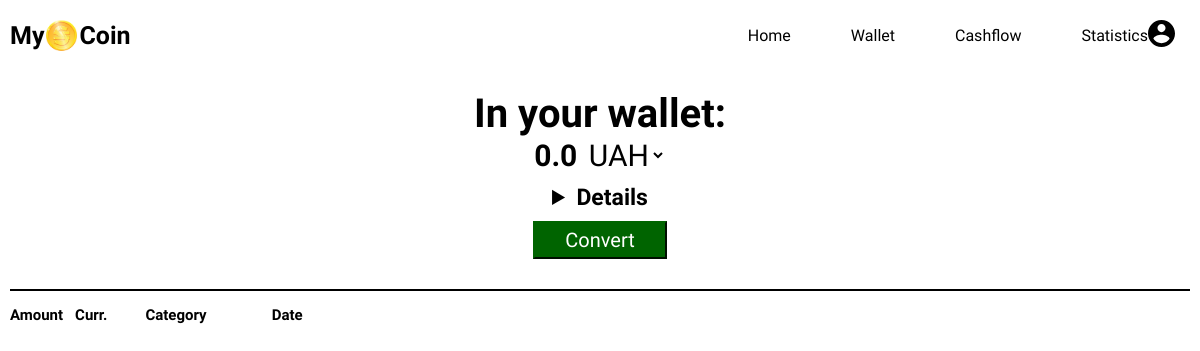
Page /wallet (signed in) on the earlier database version.
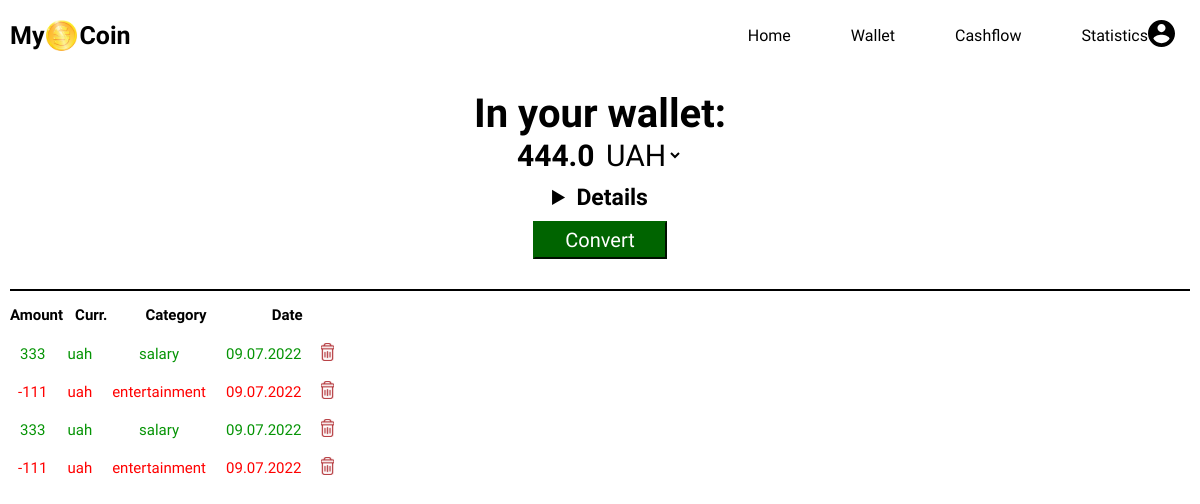
Same page on the later database version.
### tables this page shows
CREATE TABLE cashflow(    
      id INTEGER PRIMARY KEY AUTOINCREMENT NOT NULL ,
      cashflow_id INTEGER NOT NULL ,     
      type TEXT NOT NULL,
      count INTEGER,
      currency TEXT NOT NULL,
      category TEXT NOT NULL,
      daytime  DATETIME NOT NULL DEFAULT CURRENT_TIMESTAMP ,
      FOREIGN KEY(cashflow_id) REFERENCES users(id)
);

### app.py (the view)
@app.route("/wallet", methods=["GET", "POST"])
@login_required
def wallet():
    if request.method == "POST":
        uah_income = db.execute("SELECT sum(count) FROM cashflow WHERE type = 'income' and cashflow_id = ? and currency = 'uah'", session["user_id"])[0]["sum(count)"]
        usd_income = db.execute("SELECT sum(count) FROM cashflow WHERE type = 'income' and cashflow_id = ? and currency = 'usd'", session["user_id"])[0]["sum(count)"]
        eur_income = db.execute("SELECT sum(count) FROM cashflow WHERE type = 'income' and cashflow_id = ? and currency = 'eur'", session["user_id"])[0]["sum(count)"]
        uah_expence = db.execute("SELECT sum(count) FROM cashflow WHERE type = 'expense' and cashflow_id = ? and currency = 'uah'", session["user_id"])[0]["sum(count)"]
        usd_expence = db.execute("SELECT sum(count) FROM cashflow WHERE type = 'expense' and cashflow_id = ? and currency = 'usd'", session["user_id"])[0]["sum(count)"]
        eur_expence = db.execute("SELECT sum(count) FROM cashflow WHERE type = 'expense' and cashflow_id = ? and currency = 'eur'", session["user_id"])[0]["sum(count)"]
        if uah_income is None:
            uah_income = 0
        if usd_income is None:
            usd_income = 0
        if eur_income is None:
            eur_income = 0
        if uah_expence is None:
            uah_expence = 0
        if usd_expence is None:
            usd_expence = 0
        if eur_expence is None:
            eur_expence = 0
        cash_uah = uah_income - uah_expence
        cash_usd = usd_income - usd_expence
        cash_eur = eur_income - eur_expence
        currency = request.form.get("currency")
        if currency == "UAH":
            usd_to_uah = exchange_rate["usd_to_uah"]
            eur_to_uah = exchange_rate["eur_to_uah"]
            cash_usd_in_uah = int(cash_usd) * usd_to_uah
            cash_usd_in_uah = float(round(cash_usd_in_uah, 2))
            cash_eur_in_uah = int(cash_eur) * eur_to_uah
            cash_eur_in_uah = float(round(cash_eur_in_uah, 2))
            cash_uah = float(round(cash_uah, 2))
            money = cash_usd_in_uah + cash_eur_in_uah + float(cash_uah)
        elif currency == "USD":
            uah_to_usd = exchange_rate["uah_to_usd"]
            eur_to_usd = exchange_rate["eur_to_usd"]
            cash_uah_in_usd = int(cash_uah) * uah_to_usd
            cash_uah_in_usd = float(round(cash_uah_in_usd, 2))
            cash_eur_in_usd = int(cash_eur) * eur_to_usd
            cash_eur_in_usd = float(round(cash_eur_in_usd, 2))
            cash_usd = str(round(cash_usd, 2))
            money = cash_uah_in_usd + cash_eur_in_usd + float(cash_usd)
        else:
            usd_to_eur = exchange_rate["usd_to_eur"]
            uah_to_eur = exchange_rate["uah_to_eur"]
            cash_usd_in_eur = int(cash_usd) * usd_to_eur
            cash_usd_in_eur = float(round(cash_usd_in_eur, 2))
            cash_uah_in_eur = int(cash_uah) * uah_to_eur
            cash_uah_in_eur = float(round(cash_uah_in_eur, 2))
            cash_eur = float(round(cash_eur, 2))
            money = cash_usd_in_eur + cash_uah_in_eur + float(cash_eur)
        my_coin = db.execute("SELECT id,count,currency,category,strftime('%d.%m.%Y',daytime) FROM cashflow WHERE cashflow_id = ?", session["user_id"])
        name = db.execute("SELECT username FROM users WHERE id = ?", session["user_id"])
        try:
            return render_template("wallet.html", my_coin = my_coin,name = name[0]["username"],money = money,cash_uah = cash_uah,cash_usd = cash_usd,cash_eur =cash_eur,uah_income = uah_income,usd_income = usd_income,eur_income= eur_income,uah_expence =uah_expence,usd_expence = usd_expence, eur_expence = eur_expence)
        except TypeError:
            render_template("emptywallet.html",name = name[0]["username"])
    else:
        uah_income = db.execute("SELECT sum(count) FROM cashflow WHERE type = 'income' and cashflow_id = ? and currency = 'uah'", session["user_id"])[0]["sum(count)"]
        usd_income = db.execute("SELECT sum(count) FROM cashflow WHERE type = 'income' and cashflow_id = ? and currency = 'usd'", session["user_id"])[0]["sum(count)"]
        eur_income = db.execute("SELECT sum(count) FROM cashflow WHERE type = 'income' and cashflow_id = ? and currency = 'eur'", session["user_id"])[0]["sum(count)"]
        uah_expence = db.execute("SELECT sum(count) FROM cashflow WHERE type = 'expense' and cashflow_id = ? and currency = 'uah'", session["user_id"])[0]["sum(count)"]
        usd_expence = db.execute("SELECT sum(count) FROM cashflow WHERE type = 'expense' and cashflow_id = ? and currency = 'usd'", session["user_id"])[0]["sum(count)"]
        eur_expence = db.execute("SELECT sum(count) FROM cashflow WHERE type = 'expense' and cashflow_id = ? and currency = 'eur'", session["user_id"])[0]["sum(count)"]
        if uah_income is None:
            uah_income = 0
        if usd_income is None:
            usd_income = 0
        if eur_income is None:
            eur_income = 0
        if uah_expence is None:
            uah_expence = 0
        if usd_expence is None:
            usd_expence = 0
        if eur_expence is None:
            eur_expence = 0
        cash_uah = uah_income - uah_expence
        cash_usd = usd_income - usd_expence
        cash_eur = eur_income - eur_expence
        usd_to_uah = exchange_rate["usd_to_uah"]
        eur_to_uah = exchange_rate["eur_to_uah"]
        cash_usd_in_uah = int(cash_usd) * usd_to_uah
        cash_usd_in_uah = float(round(cash_usd_in_uah, 2))
        cash_eur_in_uah = int(cash_eur) * eur_to_uah
        cash_eur_in_uah = float(round(cash_eur_in_uah, 2))
        cash_uah = float(round(cash_uah, 2))
        money = cash_usd_in_uah + cash_eur_in_uah + float(cash_uah)
        my_coin = db.execute("SELECT id,type,count,currency,category,strftime('%d.%m.%Y',daytime) FROM cashflow WHERE cashflow_id = ?", session["user_id"])
        name = db.execute("SELECT username FROM users WHERE id = ?", session["user_id"])
        try:
            return render_template("wallet.html", my_coin = my_coin,name = name[0]["username"],money = money)
        except TypeError:
            render_template("emptywallet.html",name = name[0]["username"])

### app.py (called while the page is built)
@app.after_request
def after_request(response):
    response.headers["Cache-Control"] = "no-cache, no-store, must-revalidate"
    response.headers["Expires"] = 0
    response.headers["Pragma"] = "no-cache"
    return response

### helpers.py (called while the page is built)
def login_required(f):
    @wraps(f)
    def decorated_function(*args, **kwargs):
        if session.get("user_id") is None:
            return redirect("/login")
        return f(*args, **kwargs)
    return decorated_function

### templates/wallet.html (shortened to what this page needs)
{% extends "index.html" %}
{% block main %}
    <form class="wallet-page" action="/wallet" method="post">
        <div class="money-in-wallet">
            <label class="in-your-wallet"><span class="in-your-wallet-title">In your wallet:</span><br>{{money}}
                <select name="currency" id="currency">
                    <option id="currency-value" value="UAH">UAH</option>
                    </select>
            </label>
            <div class="wallet-description">
                    <details>
                        <summary class="wallet-details-title">Details</summary>
                    </details>
            </div>
                <button class="wallet-convert-button" type="submit">Convert</button>
        </div>
    </form>
    <hr class="wallet-upper-line">
    <div class="wallet-history-title">
        <h3>Amount</h3>
        <h3 class="wallet-currency">Curr.</h3>
        <h3 class="wallet-category">Category</h3>
        <h3>Date</h3>
    </div>
    <form class="wallet-page-history" action="/wallet" method="get">
        <table id="tabula" class="table table-dark table-sm" >
            {% for coin in my_coin %}
                {% if coin["type"] == 'expense' %}
                <tr class="wallet-history-description-expense">
                    <td class="wallet-history">-{{coin["count"]}}</td>
                    <td class="wallet-history">{{coin["currency"]}}</td>
                    <td class="wallet-history">{{coin["category"]}}</td>
                    <td class="wallet-history">{{coin["strftime('%d.%m.%Y',daytime)"]}}</td>
                    <td class="wallet-history"><a href="{{ url_for('delete', deleted_id = coin["id"]) }}"</a><img class="trash-icon" src="../static/img/trash-icon.svg" alt="delete button"></button></td>
                </tr>
                {% else %}
                <tr class="wallet-history-description-income">
                    <td class="wallet-history">{{coin["count"]}}</td>
                    <td class="wallet-history">{{coin["currency"]}}</td>
                    <td class="wallet-history">{{coin["category"]}}</td>
                    <td class="wallet-history">{{coin["strftime('%d.%m.%Y',daytime)"]}}</td>
                    <td class="wallet-history"><a href="{{ url_for('delete', deleted_id = coin["id"]) }}"</a><img class="trash-icon" src="../static/img/trash-icon.svg" alt="delete button"></button></td>
                </tr>
                {% endif %}
            {% endfor %}
    </form>
{% endblock %}

### templates/index.html (shortened to what this page needs)
<!DOCTYPE html>
<html lang="en">
    <head>
        <link href="/static/index.css" rel="stylesheet">
        <link rel="stylesheet" href="login.html">
    </head>
    <body>
                    {% if session["user_id"] %}
                    <header>
                        <a class="company-title" href="index.html">My<img class="company-logo" src="../static/img/title-icon.svg" alt="coin">Coin</a>
                        <nav class="navbar">
                        <ul class="nav-menu">
                            <li class="nav-item"><a class="nav-link" href="/home">Home</a></li>
                            <li class="nav-item"><a class="nav-link" href="/wallet">Wallet</a></li>
                            <li class="nav-item"><a class="nav-link" href="/cashflow">Cashflow</a></li>
                            <li class="nav-item"><a class="nav-link" href="/statistics">Statistics</a></li>
                        </ul>
                        <div class="user-nav">
                            <div class="user-dropdown">
                                    <img class="user-icon" src="../static/img/user-icon.svg" alt="user icon">
                             </div>
                        </div>
                    </nav>
                </header>
                    {% endif %}
            {% block main %}{% endblock %}
    </body>
</html>

### static/index.css (style rules this page uses)
* { padding: 0; margin: 0; box-sizing: border-box; font-family: "Anek Latin", sans-serif; }
body { background-image: url("img/MyCoin-background.jpg"); background-size: cover; max-width: 100%; height: 100%; background-attachment: fixed; padding: 10px; }
header { display: flex; justify-content: space-between; align-items: center; height: 50px; }
header .company-title { display: flex; justify-content: center; align-items: center; font-size: 25px; font-weight: bold; }
header .company-title img { padding: 0 2px 0 2px; }
header li { list-style: none; }
header a { text-decoration: none; color: black; }
header .navbar { display: flex; min-height: 70px; justify-content: center; align-items: center; }
header .user-icon { margin-right: 15px; }
header .nav-menu { display: flex; align-items: center; gap: 60px; }
header .user-dropdown { z-index: 51; }
header .user-dropdown .user-icon { cursor: pointer; }

### static/wallet.css (style rules this page uses)
.money-in-wallet { font-size: 30px; font-weight: bold; display: flex; justify-content: center; align-items: center; flex-direction: column; }
.in-your-wallet { padding: 10px 0 10px 0; text-align: center; }
.in-your-wallet-title { font-size: 40px; }
#currency { background: none; border: none; font-size: 30px; cursor: pointer; }
#currency-value { background: none; border: none; }
.wallet-page { margin-top: 20px; }
.wallet-history { font-family: "Klee One"; }
.wallet-history-title, .wallet-history-description-expense, .wallet-history-description-income { text-align: center; }
.wallet-history-title { font-size: medium; font-weight: bold; display: flex; justify-content: flex-start; }
.wallet-history-title h3 { font-size: 15px; }
.wallet-history-title .wallet-category { margin-right: 65px; margin-left: 38px; }
.wallet-history-title .wallet-currency { margin-left: 12px; }
td { padding: 7px 12px 7px 6px; font-size: 15px; }
.wallet-upper-line { margin-bottom: 15px; margin-top: 30px; width: 100%; height: 1.5px; display: flex; justify-content: center; background-color: black; border: black; }
.wallet-convert-button { background-color: darkgreen; color: white; border-color: darkgreen; padding: 5px 30px; font-size: 20px; margin-top: 10px; cursor: pointer; }
.wallet-description { cursor: pointer; text-align: center; }
.wallet-details-title { font-size: 23px; }
.wallet-page select { position: relative; }
.wallet-page-history { margin-top: 10px; overflow-y: auto; height: 330px; }
.wallet-history-description-expense { color: red; }
.wallet-history-description-income { color: rgb(5, 148, 5); }

### static/home.css (style rules this page uses)
.user-home-page h2, a { text-decoration: none; }

### static/login.css (style rules this page uses)
* { padding: 0; margin: 0; box-sizing: border-box; font-family: "Anek Latin", sans-serif; }
.company-title { display: flex; justify-content: center; align-items: center; font-size: 25px; font-weight: bold; text-decoration: none; color: black; }
.company-title img { padding: 0 2px 0 2px; }

### static/register.css (style rules this page uses)
* { padding: 0; margin: 0; box-sizing: border-box; font-family: "Anek Latin", sans-serif; }
.company-title { display: flex; justify-content: center; align-items: center; font-size: 25px; font-weight: bold; text-decoration: none; color: black; }
.company-title img { padding: 0 2px 0 2px; }

Differences in the rows shown:
added cashflow: count "333", currency "uah", category "salary", coin "09.07.2022"
added cashflow: count "111", currency "uah", category "entertainment", coin "09.07.2022"
added cashflow: count "333", currency "uah", category "salary", coin "09.07.2022"
added cashflow: count "111", currency "uah", category "entertainment", coin "09.07.2022"
Other differences:
{{ money }}: "0.0" → "444.0"
